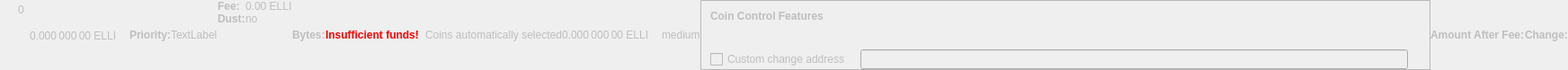
    <widget class="QWidget" name="dummyHideWidget" native="true">
     <property name="enabled">
      <bool>false</bool>
     </property>
     <property name="maximumSize">
      <size>
       <width>100</width>
       <height>22</height>
      </size>
     </property>
     <layout class="QHBoxLayout" name="dummyHideLayout">
      <property name="spacing">
       <number>0</number>
      </property>
      <property name="leftMargin">
       <number>0</number>
      </property>
      <property name="topMargin">
       <number>0</number>
      </property>
      <property name="rightMargin">
       <number>0</number>
      </property>
      <property name="bottomMargin">
       <number>0</number>
      </property>
      <item>
       <layout class="QFormLayout" name="formLayoutCoinControl1">
        <property name="horizontalSpacing">
         <number>10</number>
        </property>
        <property name="verticalSpacing">
         <number>14</number>
        </property>
        <property name="leftMargin">
         <number>10</number>
        </property>
        <property name="topMargin">
         <number>4</number>
        </property>
        <property name="rightMargin">
         <number>6</number>
        </property>
        <item row="0" column="1">
         <widget class="QLabel" name="labelCoinControlBytes">
          <property name="cursor">
           <cursorShape>IBeamCursor</cursorShape>
          </property>
          <property name="contextMenuPolicy">
           <enum>Qt::ActionsContextMenu</enum>
          </property>
          <property name="text">
           <string notr="true">0</string>
          </property>
          <property name="textInteractionFlags">
           <set>Qt::LinksAccessibleByMouse|Qt::TextSelectableByKeyboard|Qt::TextSelectableByMouse</set>
          </property>
         </widget>
        </item>
       </layout>
      </item>
      <item>
       <widget class="QLabel" name="labelCoinControlAfterFee">
        <property name="enabled">
         <bool>false</bool>
        </property>
        <property name="sizePolicy">
         <sizepolicy hsizetype="Fixed" vsizetype="Fixed">
          <horstretch>0</horstretch>
          <verstretch>0</verstretch>
         </sizepolicy>
        </property>
        <property name="minimumSize">
         <size>
          <width>111</width>
          <height>12</height>
         </size>
        </property>
        <property name="maximumSize">
         <size>
          <width>111</width>
          <height>12</height>
         </size>
        </property>
        <property name="cursor">
         <cursorShape>IBeamCursor</cursorShape>
        </property>
        <property name="contextMenuPolicy">
         <enum>Qt::ActionsContextMenu</enum>
        </property>
        <property name="text">
         <string notr="true">0.000 000 00 ELLI</string>
        </property>
        <property name="textInteractionFlags">
         <set>Qt::LinksAccessibleByMouse|Qt::TextSelectableByKeyboard|Qt::TextSelectableByMouse</set>
        </property>
       </widget>
      </item>
      <item>
       <widget class="QLabel" name="labelCoinControlPriorityText">
        <property name="enabled">
         <bool>false</bool>
        </property>
        <property name="font">
         <font>
          <weight>75</weight>
          <bold>true</bold>
         </font>
        </property>
        <property name="text">
         <string>Priority:</string>
        </property>
       </widget>
      </item>
      <item>
       <layout class="QHBoxLayout" name="horizontalLayout">
        <item>
         <widget class="QLabel" name="WarningLabel">
          <property name="text">
           <string>TextLabel</string>
          </property>
         </widget>
        </item>
       </layout>
      </item>
      <item>
       <layout class="QFormLayout" name="formLayoutCoinControl3">
        <property name="horizontalSpacing">
         <number>0</number>
        </property>
        <property name="verticalSpacing">
         <number>0</number>
        </property>
        <property name="leftMargin">
         <number>0</number>
        </property>
        <property name="topMargin">
         <number>0</number>
        </property>
        <property name="rightMargin">
         <number>0</number>
        </property>
        <item row="0" column="0">
         <widget class="QLabel" name="labelCoinControlFeeText">
          <property name="enabled">
           <bool>false</bool>
          </property>
          <property name="font">
           <font>
            <weight>75</weight>
            <bold>true</bold>
           </font>
          </property>
          <property name="text">
           <string>Fee:</string>
          </property>
          <property name="margin">
           <number>0</number>
          </property>
         </widget>
        </item>
        <item row="0" column="1">
         <widget class="QLabel" name="labelCoinControlFee">
          <property name="enabled">
           <bool>false</bool>
          </property>
          <property name="cursor">
           <cursorShape>IBeamCursor</cursorShape>
          </property>
          <property name="contextMenuPolicy">
           <enum>Qt::ActionsContextMenu</enum>
          </property>
          <property name="text">
           <string notr="true">0.00 ELLI</string>
          </property>
          <property name="textInteractionFlags">
           <set>Qt::LinksAccessibleByMouse|Qt::TextSelectableByKeyboard|Qt::TextSelectableByMouse</set>
          </property>
         </widget>
        </item>
        <item row="1" column="0">
         <widget class="QLabel" name="labelCoinControlLowOutputText">
          <property name="enabled">
           <bool>false</bool>
          </property>
          <property name="font">
           <font>
            <weight>75</weight>
            <bold>true</bold>
           </font>
          </property>
          <property name="text">
           <string>Dust:</string>
          </property>
         </widget>
        </item>
        <item row="1" column="1">
         <widget class="QLabel" name="labelCoinControlLowOutput">
          <property name="enabled">
           <bool>false</bool>
          </property>
          <property name="cursor">
           <cursorShape>IBeamCursor</cursorShape>
          </property>
          <property name="contextMenuPolicy">
           <enum>Qt::ActionsContextMenu</enum>
          </property>
          <property name="text">
           <string>no</string>
          </property>
          <property name="textInteractionFlags">
           <set>Qt::LinksAccessibleByMouse|Qt::TextSelectableByKeyboard|Qt::TextSelectableByMouse</set>
          </property>
         </widget>
        </item>
       </layout>
      </item>
      <item>
       <widget class="QLabel" name="labelCoinControlBytesText">
        <property name="enabled">
         <bool>false</bool>
        </property>
        <property name="font">
         <font>
          <weight>75</weight>
          <bold>true</bold>
         </font>
        </property>
        <property name="text">
         <string>Bytes:</string>
        </property>
       </widget>
      </item>
      <item>
       <layout class="QFormLayout" name="formLayoutCoinControl2">
        <property name="horizontalSpacing">
         <number>0</number>
        </property>
        <property name="verticalSpacing">
         <number>0</number>
        </property>
        <property name="leftMargin">
         <number>0</number>
        </property>
        <property name="topMargin">
         <number>0</number>
        </property>
        <property name="rightMargin">
         <number>0</number>
        </property>
       </layout>
      </item>
      <item>
       <layout class="QHBoxLayout" name="horizontalLayoutCoinControl2">
        <property name="spacing">
         <number>0</number>
        </property>
        <property name="bottomMargin">
         <number>0</number>
        </property>
       </layout>
      </item>
      <item>
       <widget class="QLabel" name="labelCoinControlInsuffFunds">
        <property name="enabled">
         <bool>false</bool>
        </property>
        <property name="minimumSize">
         <size>
          <width>0</width>
          <height>0</height>
         </size>
        </property>
        <property name="font">
         <font>
          <weight>75</weight>
          <bold>true</bold>
         </font>
        </property>
        <property name="styleSheet">
         <string notr="true">color:red;font-weight:bold;</string>
        </property>
        <property name="text">
         <string>Insufficient funds!</string>
        </property>
        <property name="margin">
         <number>5</number>
        </property>
       </widget>
      </item>
      <item>
       <layout class="QFormLayout" name="formLayoutCoinControl4">
        <property name="horizontalSpacing">
         <number>0</number>
        </property>
        <property name="verticalSpacing">
         <number>0</number>
        </property>
        <property name="leftMargin">
         <number>0</number>
        </property>
        <property name="topMargin">
         <number>0</number>
        </property>
        <property name="rightMargin">
         <number>0</number>
        </property>
       </layout>
      </item>
      <item>
       <widget class="QLabel" name="labelCoinControlChangeLabel">
        <property name="enabled">
         <bool>false</bool>
        </property>
        <property name="sizePolicy">
         <sizepolicy hsizetype="Preferred" vsizetype="Expanding">
          <horstretch>0</horstretch>
          <verstretch>0</verstretch>
         </sizepolicy>
        </property>
        <property name="minimumSize">
         <size>
          <width>0</width>
          <height>0</height>
         </size>
        </property>
        <property name="text">
         <string/>
        </property>
        <property name="margin">
         <number>3</number>
        </property>
       </widget>
      </item>
      <item>
       <widget class="QLabel" name="labelCoinControlAutomaticallySelected">
        <property name="enabled">
         <bool>false</bool>
        </property>
        <property name="sizePolicy">
         <sizepolicy hsizetype="Fixed" vsizetype="Fixed">
          <horstretch>0</horstretch>
          <verstretch>0</verstretch>
         </sizepolicy>
        </property>
        <property name="minimumSize">
         <size>
          <width>0</width>
          <height>0</height>
         </size>
        </property>
        <property name="maximumSize">
         <size>
          <width>240</width>
          <height>16777215</height>
         </size>
        </property>
        <property name="text">
         <string>Coins automatically selected</string>
        </property>
        <property name="margin">
         <number>5</number>
        </property>
       </widget>
      </item>
      <item>
       <widget class="QLabel" name="labelCoinControlChange">
        <property name="enabled">
         <bool>false</bool>
        </property>
        <property name="sizePolicy">
         <sizepolicy hsizetype="Fixed" vsizetype="Fixed">
          <horstretch>0</horstretch>
          <verstretch>0</verstretch>
         </sizepolicy>
        </property>
        <property name="minimumSize">
         <size>
          <width>111</width>
          <height>0</height>
         </size>
        </property>
        <property name="maximumSize">
         <size>
          <width>111</width>
          <height>16777215</height>
         </size>
        </property>
        <property name="cursor">
         <cursorShape>IBeamCursor</cursorShape>
        </property>
        <property name="contextMenuPolicy">
         <enum>Qt::ActionsContextMenu</enum>
        </property>
        <property name="text">
         <string notr="true">0.000 000 00 ELLI</string>
        </property>
        <property name="textInteractionFlags">
         <set>Qt::LinksAccessibleByMouse|Qt::TextSelectableByKeyboard|Qt::TextSelectableByMouse</set>
        </property>
       </widget>
      </item>
      <item>
       <widget class="QLabel" name="labelCoinControlPriority">
        <property name="enabled">
         <bool>false</bool>
        </property>
        <property name="cursor">
         <cursorShape>IBeamCursor</cursorShape>
        </property>
        <property name="contextMenuPolicy">
         <enum>Qt::ActionsContextMenu</enum>
        </property>
        <property name="text">
         <string>medium</string>
        </property>
        <property name="textInteractionFlags">
         <set>Qt::LinksAccessibleByMouse|Qt::TextSelectableByKeyboard|Qt::TextSelectableByMouse</set>
        </property>
       </widget>
      </item>
      <item>
       <widget class="QFrame" name="frameCoinControl">
        <property name="sizePolicy">
         <sizepolicy hsizetype="Expanding" vsizetype="Expanding">
          <horstretch>0</horstretch>
          <verstretch>0</verstretch>
         </sizepolicy>
        </property>
        <property name="maximumSize">
         <size>
          <width>16777215</width>
          <height>16777215</height>
         </size>
        </property>
        <property name="frameShape">
         <enum>QFrame::StyledPanel</enum>
        </property>
        <property name="frameShadow">
         <enum>QFrame::Sunken</enum>
        </property>
        <layout class="QVBoxLayout" name="verticalLayoutCoinControl2_2">
         <property name="spacing">
          <number>0</number>
         </property>
         <property name="leftMargin">
          <number>0</number>
         </property>
         <property name="topMargin">
          <number>0</number>
         </property>
         <property name="rightMargin">
          <number>0</number>
         </property>
         <property name="bottomMargin">
          <number>0</number>
         </property>
         <item>
          <layout class="QVBoxLayout" name="verticalLayoutCoinControl" stretch="0,0,0,1">
           <property name="spacing">
            <number>0</number>
           </property>
           <property name="leftMargin">
            <number>10</number>
           </property>
           <property name="topMargin">
            <number>10</number>
           </property>
           <item>
            <layout class="QHBoxLayout" name="horizontalLayoutCoinControl1">
             <property name="bottomMargin">
              <number>15</number>
             </property>
             <item>
              <widget class="QLabel" name="labelCoinControlFeatures">
               <property name="enabled">
                <bool>false</bool>
               </property>
               <property name="sizePolicy">
                <sizepolicy hsizetype="Preferred" vsizetype="Maximum">
                 <horstretch>0</horstretch>
                 <verstretch>0</verstretch>
                </sizepolicy>
               </property>
               <property name="font">
                <font>
                 <weight>75</weight>
                 <bold>true</bold>
                </font>
               </property>
               <property name="styleSheet">
                <string notr="true">font-weight:bold;</string>
               </property>
               <property name="text">
                <string>Coin Control Features</string>
               </property>
              </widget>
             </item>
            </layout>
           </item>
           <item>
            <widget class="QWidget" name="widgetCoinControl" native="true">
             <property name="sizePolicy">
              <sizepolicy hsizetype="Preferred" vsizetype="Preferred">
               <horstretch>0</horstretch>
               <verstretch>0</verstretch>
              </sizepolicy>
             </property>
             <property name="minimumSize">
              <size>
               <width>0</width>
               <height>0</height>
              </size>
             </property>
             <property name="styleSheet">
              <string notr="true"/>
             </property>
             <layout class="QHBoxLayout" name="horizontalLayoutCoinControl5_2">
              <property name="leftMargin">
               <number>0</number>
              </property>
              <property name="topMargin">
               <number>0</number>
              </property>
              <property name="rightMargin">
               <number>0</number>
              </property>
              <property name="bottomMargin">
               <number>0</number>
              </property>
              <item>
               <layout class="QHBoxLayout" name="horizontalLayoutCoinControl3">
                <property name="spacing">
                 <number>20</number>
                </property>
                <property name="topMargin">
                 <number>0</number>
                </property>
                <property name="bottomMargin">
                 <number>10</number>
                </property>
               </layout>
              </item>
             </layout>
            </widget>
           </item>
           <item>
            <layout class="QHBoxLayout" name="horizontalLayoutCoinControl4" stretch="0,0,0">
             <property name="spacing">
              <number>12</number>
             </property>
             <property name="sizeConstraint">
              <enum>QLayout::SetDefaultConstraint</enum>
             </property>
             <property name="topMargin">
              <number>5</number>
             </property>
             <property name="rightMargin">
              <number>5</number>
             </property>
             <item>
              <widget class="QCheckBox" name="checkBoxCoinControlChange">
               <property name="enabled">
                <bool>false</bool>
               </property>
               <property name="toolTip">
                <string>If this is activated, but the change address is empty or invalid, change will be sent to a newly generated address.</string>
               </property>
               <property name="text">
                <string>Custom change address</string>
               </property>
              </widget>
             </item>
             <item>
              <widget class="QValidatedLineEdit" name="lineEditCoinControlChange">
               <property name="enabled">
                <bool>false</bool>
               </property>
               <property name="sizePolicy">
                <sizepolicy hsizetype="Expanding" vsizetype="Fixed">
                 <horstretch>0</horstretch>
                 <verstretch>0</verstretch>
                </sizepolicy>
               </property>
              </widget>
             </item>
             <item>
              <widget class="QLabel" name="labelCoinControlChangeLabel_2">
               <property name="sizePolicy">
                <sizepolicy hsizetype="Preferred" vsizetype="Expanding">
                 <horstretch>0</horstretch>
                 <verstretch>0</verstretch>
                </sizepolicy>
               </property>
               <property name="minimumSize">
                <size>
                 <width>0</width>
                 <height>0</height>
                </size>
               </property>
               <property name="text">
                <string/>
               </property>
               <property name="margin">
                <number>3</number>
               </property>
              </widget>
             </item>
            </layout>
           </item>
           <item>
            <spacer name="verticalSpacerCoinControl">
             <property name="orientation">
              <enum>Qt::Vertical</enum>
             </property>
             <property name="sizeHint" stdset="0">
              <size>
               <width>800</width>
               <height>1</height>
              </size>
             </property>
            </spacer>
           </item>
          </layout>
         </item>
        </layout>
       </widget>
      </item>
      <item>
       <widget class="QLabel" name="labelCoinControlAfterFeeText">
        <property name="enabled">
         <bool>false</bool>
        </property>
        <property name="minimumSize">
         <size>
          <width>0</width>
          <height>0</height>
         </size>
        </property>
        <property name="maximumSize">
         <size>
          <width>16777215</width>
          <height>16777215</height>
         </size>
        </property>
        <property name="font">
         <font>
          <weight>75</weight>
          <bold>true</bold>
         </font>
        </property>
        <property name="text">
         <string>Amount After Fee:</string>
        </property>
        <property name="alignment">
         <set>Qt::AlignLeading|Qt::AlignLeft|Qt::AlignVCenter</set>
        </property>
        <property name="margin">
         <number>0</number>
        </property>
       </widget>
      </item>
      <item>
       <widget class="QLabel" name="labelCoinControlChangeText">
        <property name="enabled">
         <bool>false</bool>
        </property>
        <property name="sizePolicy">
         <sizepolicy hsizetype="Preferred" vsizetype="Preferred">
          <horstretch>0</horstretch>
          <verstretch>0</verstretch>
         </sizepolicy>
        </property>
        <property name="minimumSize">
         <size>
          <width>0</width>
          <height>0</height>
         </size>
        </property>
        <property name="maximumSize">
         <size>
          <width>16777215</width>
          <height>16777215</height>
         </size>
        </property>
        <property name="font">
         <font>
          <weight>75</weight>
          <bold>true</bold>
         </font>
        </property>
        <property name="text">
         <string>Change:</string>
        </property>
        <property name="alignment">
         <set>Qt::AlignLeading|Qt::AlignLeft|Qt::AlignVCenter</set>
        </property>
       </widget>
      </item>
     </layout>
    </widget>
